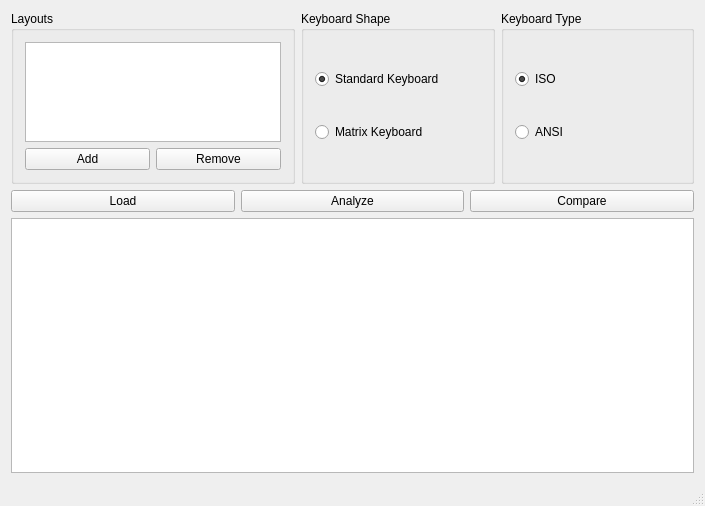
<?xml version="1.0" encoding="UTF-8"?>
<ui version="4.0">
 <class>MainWindow</class>
 <widget class="QMainWindow" name="MainWindow">
  <property name="geometry">
   <rect>
    <x>0</x>
    <y>0</y>
    <width>705</width>
    <height>506</height>
   </rect>
  </property>
  <property name="sizePolicy">
   <sizepolicy hsizetype="Expanding" vsizetype="Expanding">
    <horstretch>0</horstretch>
    <verstretch>0</verstretch>
   </sizepolicy>
  </property>
  <property name="minimumSize">
   <size>
    <width>705</width>
    <height>420</height>
   </size>
  </property>
  <property name="windowTitle">
   <string>MainWindow</string>
  </property>
  <widget class="QWidget" name="centralWidget">
   <layout class="QVBoxLayout" name="verticalLayout_4">
    <item>
     <layout class="QHBoxLayout" name="horizontalLayout_3">
      <item>
       <widget class="QGroupBox" name="groupBox">
        <property name="sizePolicy">
         <sizepolicy hsizetype="Preferred" vsizetype="Preferred">
          <horstretch>0</horstretch>
          <verstretch>0</verstretch>
         </sizepolicy>
        </property>
        <property name="minimumSize">
         <size>
          <width>0</width>
          <height>0</height>
         </size>
        </property>
        <property name="maximumSize">
         <size>
          <width>16777215</width>
          <height>16777215</height>
         </size>
        </property>
        <property name="title">
         <string>Layouts</string>
        </property>
        <layout class="QVBoxLayout" name="verticalLayout_3">
         <item>
          <layout class="QVBoxLayout" name="verticalLayout_2">
           <item>
            <widget class="QListWidget" name="layoutsListWidget">
             <property name="sizePolicy">
              <sizepolicy hsizetype="Preferred" vsizetype="Preferred">
               <horstretch>0</horstretch>
               <verstretch>0</verstretch>
              </sizepolicy>
             </property>
             <property name="maximumSize">
              <size>
               <width>16777215</width>
               <height>100</height>
              </size>
             </property>
            </widget>
           </item>
           <item>
            <layout class="QHBoxLayout" name="horizontalLayout_2">
             <item>
              <widget class="QPushButton" name="addPushButton">
               <property name="text">
                <string>Add</string>
               </property>
              </widget>
             </item>
             <item>
              <widget class="QPushButton" name="removePushButton">
               <property name="text">
                <string>Remove</string>
               </property>
              </widget>
             </item>
            </layout>
           </item>
          </layout>
         </item>
        </layout>
       </widget>
      </item>
      <item>
       <widget class="QGroupBox" name="groupBox_3">
        <property name="title">
         <string>Keyboard Shape</string>
        </property>
        <layout class="QVBoxLayout" name="verticalLayout_6">
         <item>
          <widget class="QRadioButton" name="standardRadioButton">
           <property name="text">
            <string>Standard Keyboard</string>
           </property>
           <property name="checked">
            <bool>true</bool>
           </property>
          </widget>
         </item>
         <item>
          <widget class="QRadioButton" name="MatrixRadioButton">
           <property name="text">
            <string>Matrix Keyboard</string>
           </property>
          </widget>
         </item>
        </layout>
       </widget>
      </item>
      <item>
       <widget class="QGroupBox" name="groupBox_2">
        <property name="sizePolicy">
         <sizepolicy hsizetype="Preferred" vsizetype="Preferred">
          <horstretch>0</horstretch>
          <verstretch>0</verstretch>
         </sizepolicy>
        </property>
        <property name="title">
         <string>Keyboard Type</string>
        </property>
        <layout class="QVBoxLayout" name="verticalLayout">
         <item>
          <widget class="QRadioButton" name="IsoRadioButton">
           <property name="text">
            <string>ISO</string>
           </property>
           <property name="checked">
            <bool>true</bool>
           </property>
          </widget>
         </item>
         <item>
          <widget class="QRadioButton" name="AnsiRadioButton">
           <property name="text">
            <string>ANSI</string>
           </property>
           <property name="checked">
            <bool>false</bool>
           </property>
          </widget>
         </item>
        </layout>
       </widget>
      </item>
     </layout>
    </item>
    <item>
     <layout class="QHBoxLayout" name="horizontalLayout">
      <item>
       <widget class="QPushButton" name="loadPushButton">
        <property name="text">
         <string>Load</string>
        </property>
       </widget>
      </item>
      <item>
       <widget class="QPushButton" name="analyzePushButton">
        <property name="text">
         <string>Analyze</string>
        </property>
       </widget>
      </item>
      <item>
       <widget class="QPushButton" name="comparePushButton">
        <property name="text">
         <string>Compare</string>
        </property>
       </widget>
      </item>
     </layout>
    </item>
    <item>
     <widget class="QTextEdit" name="textEdit">
      <property name="sizePolicy">
       <sizepolicy hsizetype="Preferred" vsizetype="Preferred">
        <horstretch>0</horstretch>
        <verstretch>1</verstretch>
       </sizepolicy>
      </property>
     </widget>
    </item>
   </layout>
  </widget>
  <widget class="QMenuBar" name="menuBar">
   <property name="geometry">
    <rect>
     <x>0</x>
     <y>0</y>
     <width>705</width>
     <height>23</height>
    </rect>
   </property>
  </widget>
  <widget class="QStatusBar" name="statusBar"/>
 </widget>
 <layoutdefault spacing="6" margin="11"/>
 <resources/>
 <connections/>
</ui>
